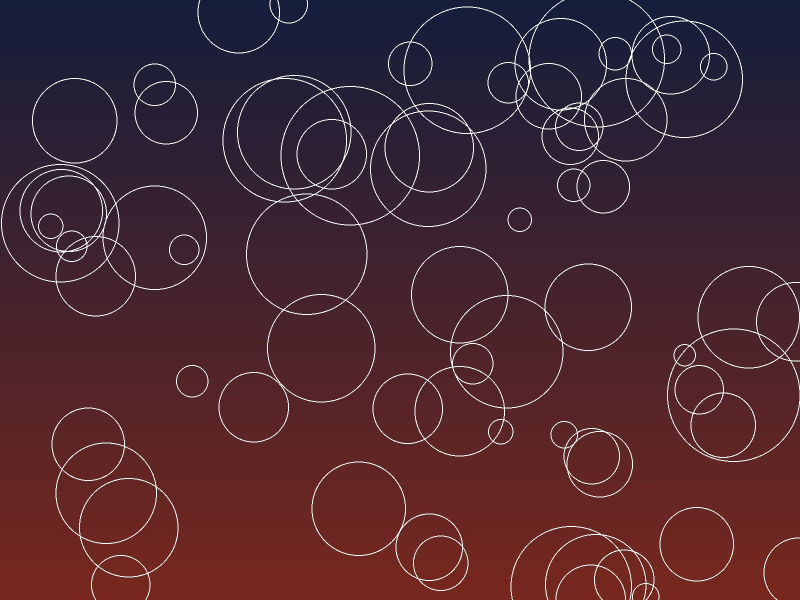
#> input picture jobs/assets/img1.jpg, 1600 x 1200 px (shown at 1/2 size)
$ python -i motion.py   (imports and definitions only)
#> lines starting #> are read from the running program, lines starting #| are printed output that depends on the picture
#> further down, picture is the input picture: PIL image 1600x1200 RGB; mean R, G, B 74.7, 40.8, 50.4
"""Motion effects — wipe, flash, slomo, handheld, clone, invert, glow.

All take and return PIL images (or lists of them for retime), so they drop into
the existing compose/render path unchanged.
"""
import numpy as np
from PIL import Image, ImageDraw, ImageFilter, ImageChops


def _pil(a):
    return Image.fromarray(np.clip(a, 0, 255).astype(np.uint8))


def _np(im):
    return np.asarray(im.convert("RGB"), dtype=np.float32)


# ---------------------------------------------------------------- 2. wipe

# [108 lines left out: functions wipe, flash, slomo, handheld, clone, not called in this run]


# ---------------------------------------------------------------- 11. invert

def invert(frame: Image.Image) -> Image.Image:
    return ImageChops.invert(frame.convert("RGB"))


# ---------------------------------------------------------------- 12. glow

def glow(frame: Image.Image, radius: float = 22, strength: float = 0.85,
         threshold: int = 176) -> Image.Image:
    """Bloom: bright areas only, blurred and screened back.

    Threshold matters. Glowing the whole frame is fog; glowing only what is
    already bright is a lens.
    """
#> called with radius = 22, strength = 0.85, threshold = 176
    f = frame.convert("RGB")
    g = f.convert("L").point(lambda v: 255 if v > threshold else 0)
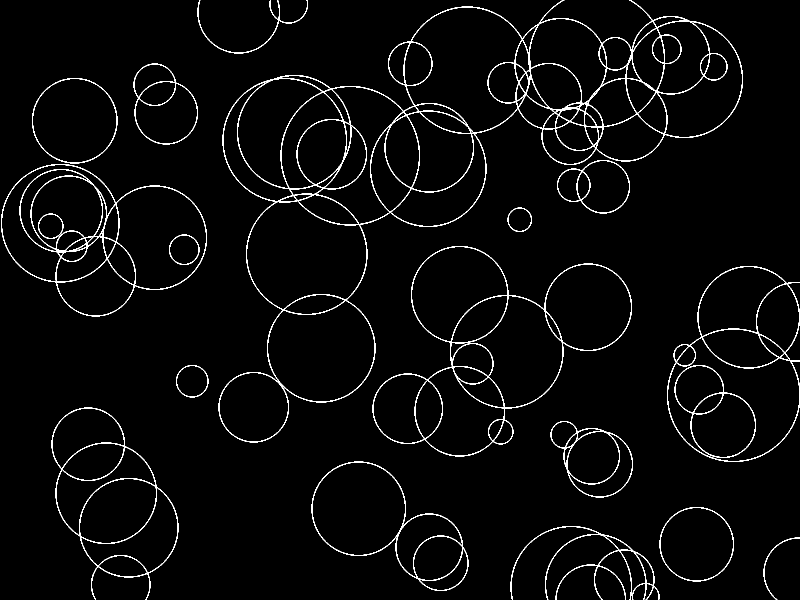
#> g: PIL image 1600x1200 L (shown at 1/2 size); 2.9% white in thin lines or dots
    g = g.filter(ImageFilter.GaussianBlur(radius))
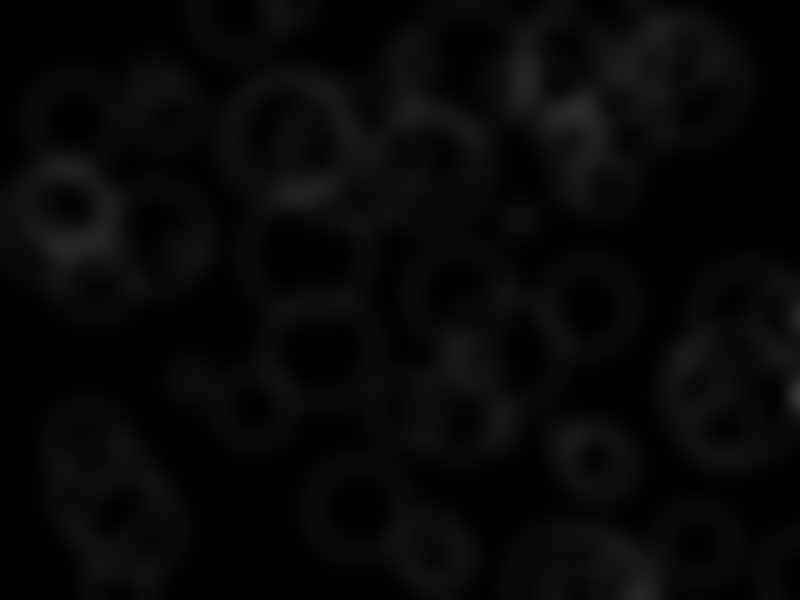
#> g: PIL image 1600x1200 L (shown at 1/2 size); min 0, max 55, mean 7.5
    halo = Image.composite(f, Image.new("RGB", f.size, (0, 0, 0)),
                           g.point(lambda v: int(v * strength * 1.6) if v else 0))
    halo = halo.filter(ImageFilter.GaussianBlur(radius * 0.55))
    return ImageChops.screen(f, halo)

>>> from PIL import Image
>>> picture = Image.open('../../../jobs/assets/img1.jpg')
>>> result = glow(picture)

$ run again, on jobs/assets/img2.jpg
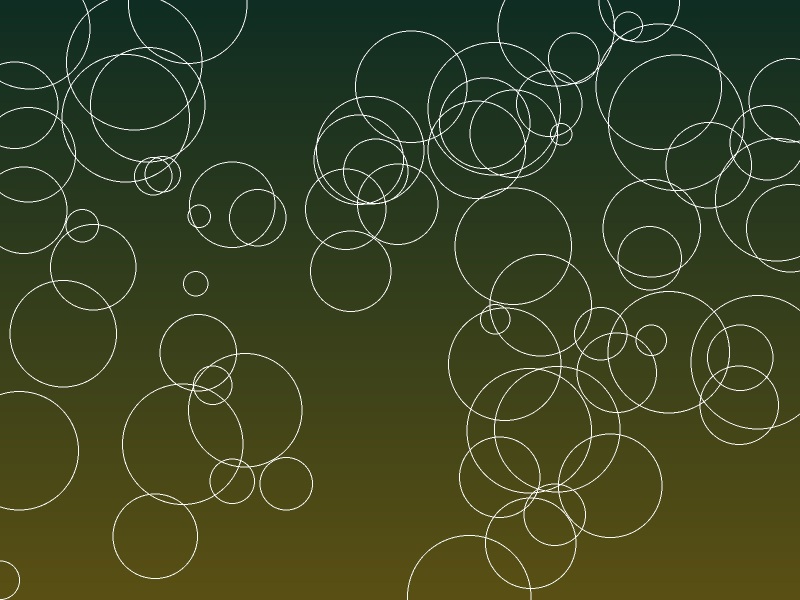
#> input picture jobs/assets/img2.jpg, 1600 x 1200 px (shown at 1/2 size)
#> picture is the input picture: PIL image 1600x1200 RGB; mean R, G, B 58.7, 68.2, 34.4
#> in glow, `g = f.convert("L").point(lambda v: 255 if v > threshold else 0)`:
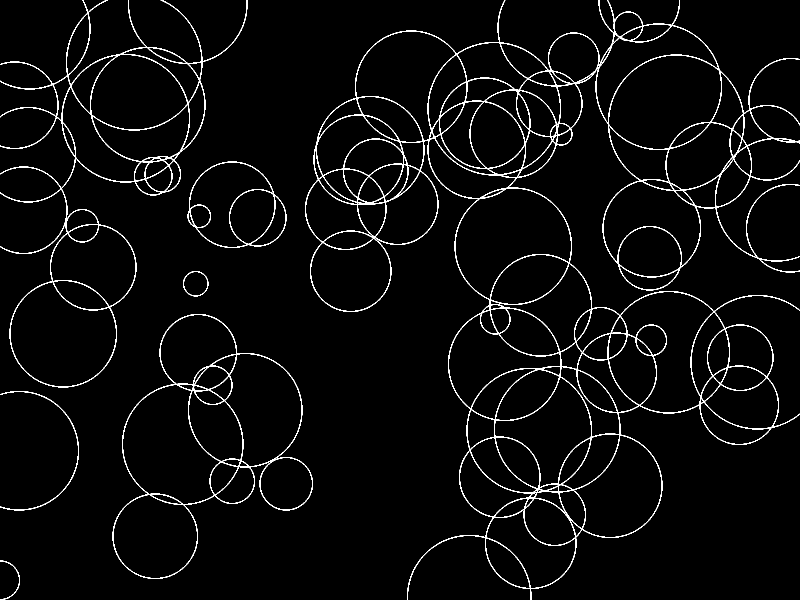
#> g: PIL image 1600x1200 L (shown at 1/2 size); 3.3% white in thin lines or dots
#> in glow, `halo = Image.composite(f, Image.new("RGB", f.size, (0, 0, 0)), g.point..`:
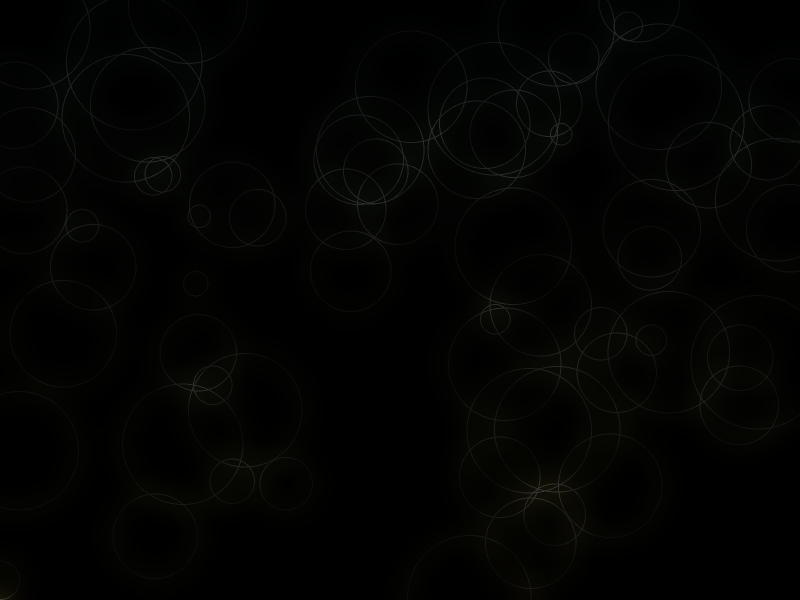
#> halo: PIL image 1600x1200 RGB (shown at 1/2 size); mean R, G, B 2.6, 3.1, 1.9

$ run again, on jobs/assets/img3.jpg
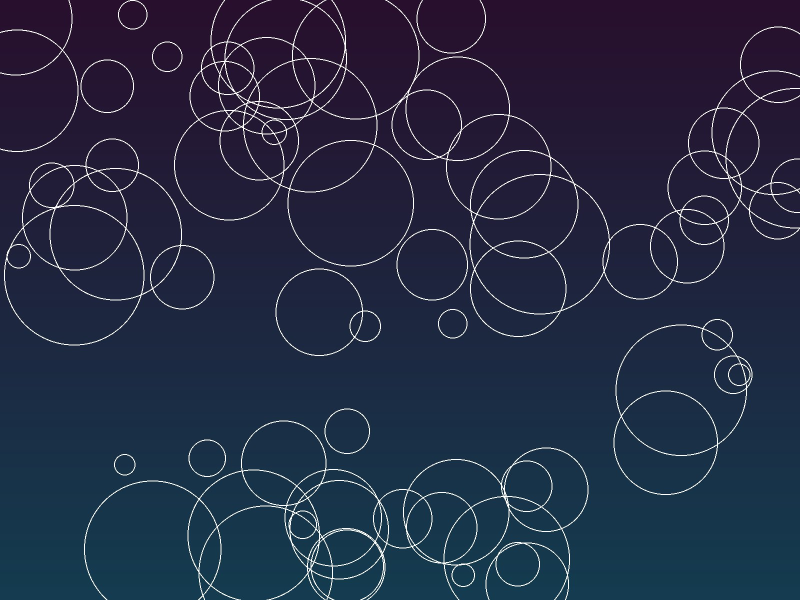
#> input picture jobs/assets/img3.jpg, 1600 x 1200 px (shown at 1/2 size)
#> picture is the input picture: PIL image 1600x1200 RGB; mean R, G, B 36.3, 43.6, 67.5
#> in glow, `g = f.convert("L").point(lambda v: 255 if v > threshold else 0)`:
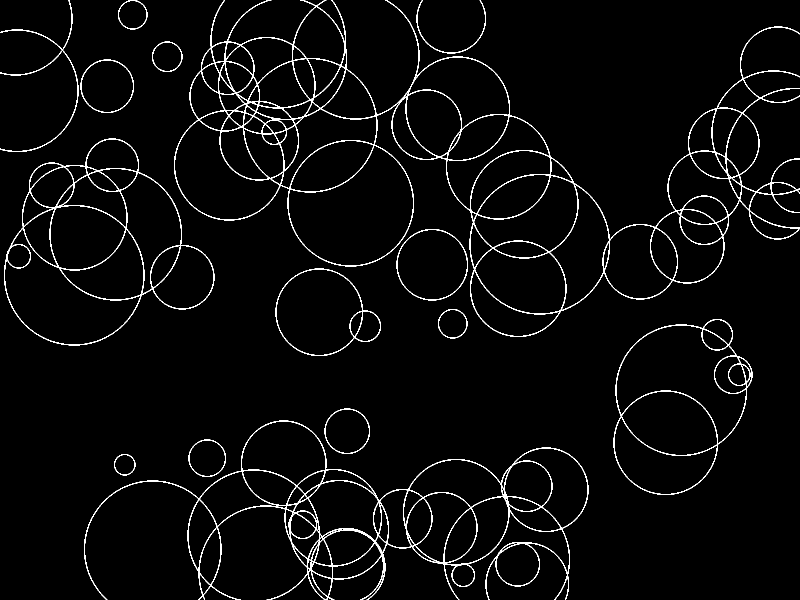
#> g: PIL image 1600x1200 L (shown at 1/2 size); 3.1% white in thin lines or dots
#> in glow, `halo = Image.composite(f, Image.new("RGB", f.size, (0, 0, 0)), g.point..`:
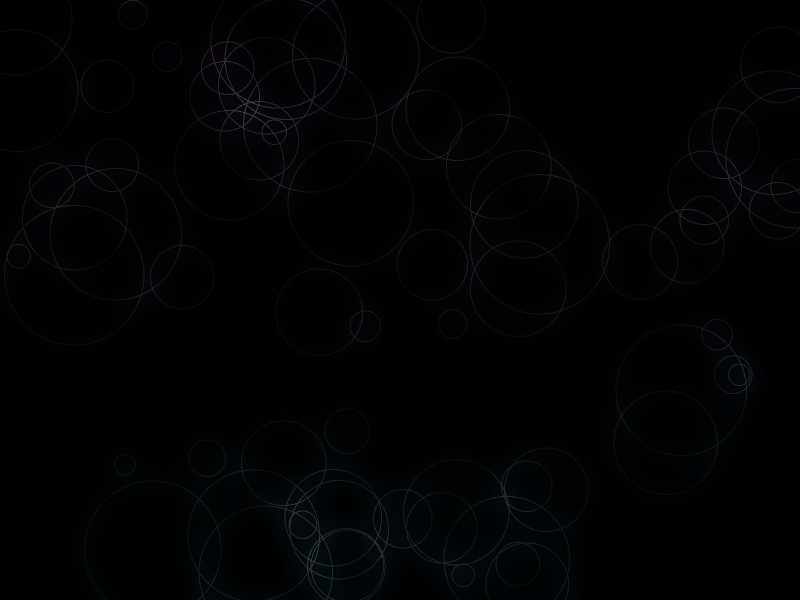
#> halo: PIL image 1600x1200 RGB (shown at 1/2 size); mean R, G, B 1.9, 2.1, 3
